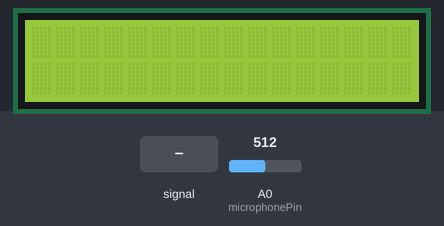
This sketch was run on a simulated Arduino Uno, built with avr-gcc and run on an emulated ATmega328P. Shown: 16×2 character LCD. The test bench sets the inputs (shaded band); at power-on: A0 (microphonePin) = 512.

Above: at 1.2 s.
1.3 s: A0 (microphonePin) fed a 200 Hz sine of ±255 counts around its level
At 2.5 s:
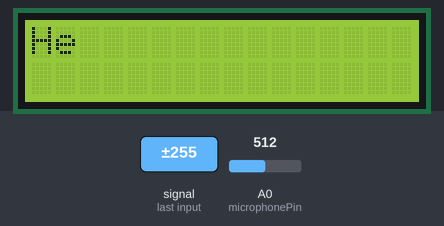
At 3.41 s:
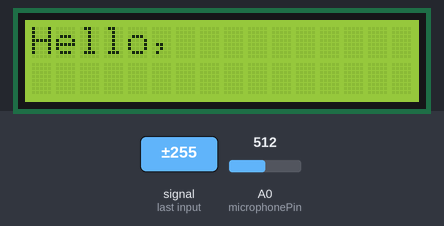
4.3 s: A0 (microphonePin) set to 716
6.1 s: A0 (microphonePin) set to 921
8.1 s: A0 (microphonePin) set to 950
9.6 s: A0 (microphonePin) set to 511
At 10.27 s:
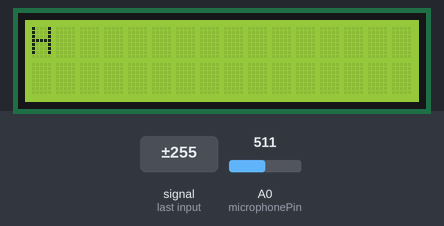
Timing chart, 0 to 12.6 s (numbered marks = the images above; inputs shaded):
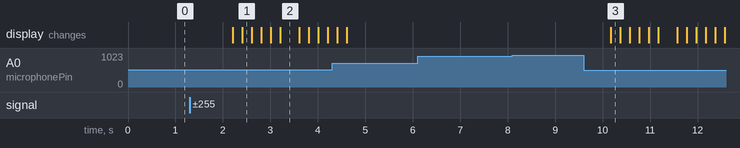

Measured:
- after the input at 1.3 s, the display: first changes after 0.91 s (image 1 shows a later state)
- after the input at 6.1 s, every drawn part: stays the same
- after the input at 8.1 s, every drawn part: stays the same
- after the input at 9.6 s, the display: changes after 0.57 s (image 3)
- what the display in image 2 shows lasts 0.4 s, from 3.2 s to 3.6 s

The sketch:

helloworld.ino
```cpp
#include <LiquidCrystal.h> // Includes the LiquidCrystal Library
LiquidCrystal lcd(3, 2, 4, 5, 6, 7); // Creates an LCD object. Parameters: (rs, enable, d4, d5, d6, d7)
const int microphonePin = A0;

void loop() {

  int mn = 1024;
  int mx = 0;
  for (int i = 0; i < 10000; ++i) {
    int val = analogRead(microphonePin);
    mn = min(mn, val);
    mx = max(mx, val); // Reads in min, max analogue values
  }

  int delta = mx - mn;
  if (delta > 220) { // Computes delta and checks delta condition for clap
    lcd.clear(); // Clears the display

    char* string_to_print = "Hello, World!";
    for (char* p = string_to_print; *p != '\0'; p ++) {
      lcd.print(*p);
      delay(200); // Prints each char in string with 200ms delay
    }
  }
}

void setup() {
  Serial.begin(9600);
  lcd.begin(16,2); // Initializes the interface to the LCD greeting panel, and specifies the dimensions (width and height) of the display
  lcd.clear(); // Clears the display
}
```
